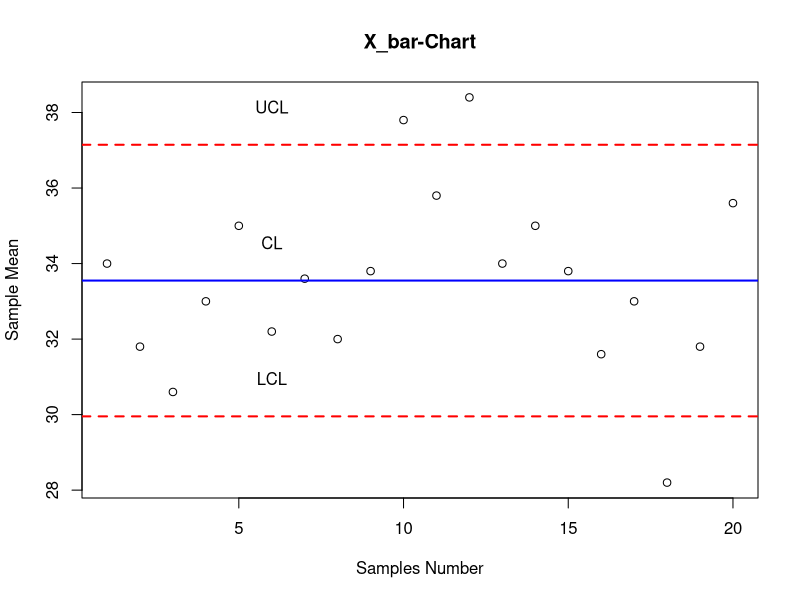
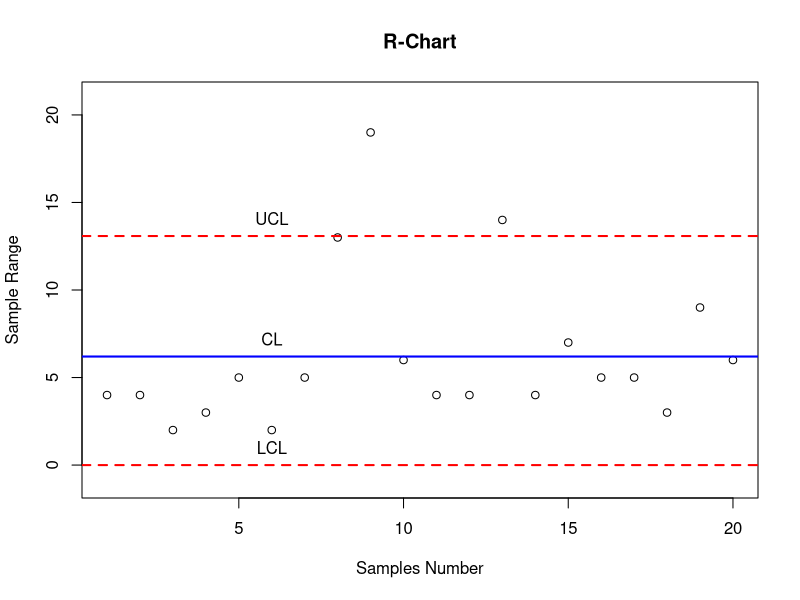

Recreate these plots in R, in order.
#Page no. 1.21
rm(list=ls(all=T))
x_bar<-c(34,31.8,30.6,33,35,32.2,33.6,32,33.8,37.8,35.8,38.4,34,35,33.8,31.6,33,28.2,31.8,35.6)
r<-c(4,4,2,3,5,2,5,13,19,6,4,4,14,4,7,5,5,3,9,6)
A_2<-0.58         
d_2<-2.326
D_3<-0             
D_4<-2.11
x_double_bar<-sum(x_bar)/length(x_bar)
x_double_bar
r_bar<-sum(r)/length(r)
r_bar
UCL_x<-x_double_bar+A_2*r_bar
UCL_x
LCL_x<-x_double_bar-A_2*r_bar
LCL_x
CL_x<-x_double_bar
CL_x

UCL_r<-D_4*r_bar
UCL_r
LCL_r<-D_3*r_bar
LCL_r     
CL_r<-r_bar
CL_r

plot(1:20,x_bar,main ="X_bar-Chart",xlab="Samples Number",ylab="Sample Mean")
abline(h=c(CL_x,LCL_x,UCL_x),col=c("blue","red","red"),lty=c(1,2,2),lwd=c(2,2,2))
text(c(6,6,6),c(CL_x+1,LCL_x+1,UCL_x+1),labels=c("CL","LCL","UCL"))

plot(1:20,r,main ="R-Chart",xlab="Samples Number",ylab="Sample Range",ylim=c(-1,21))
abline(h=c(CL_r,LCL_r,UCL_r),col=c("blue","red","red"),lty=c(1,2,2),lwd=c(2,2,2))
text(c(6,6,6),c(CL_r+1,LCL_r+1,UCL_r+1),labels=c("CL","LCL","UCL"))

outliers_Xbar_chart<-c(x_bar[(x_bar>UCL_x)],x_bar[x_bar<LCL_x])
outliers_Xbar_chart
outliers_R_chart<-c(r[r>UCL_r],r[r<LCL_r])
outliers_R_chart

x_double_bar_rev<-(sum(x_bar)-sum(outliers_Xbar_chart))/(length(x_bar)-length(outliers_Xbar_chart))
x_double_bar_rev

r_bar_rev<-(sum(r)-sum(outliers_R_chart))/(length(r)-length(outliers_R_chart))
r_bar_rev

UCL_x_rev<-x_double_bar_rev+A_2*r_bar_rev;UCL_x_rev
LCL_x_rev<-x_double_bar_rev-A_2*r_bar_rev;LCL_x_rev
UCL_r_rev<-D_4*r_bar_rev;UCL_r_rev
LCL_r_rev<-D_3*r_bar_rev;LCL_r_rev

sigma_cap<-r_bar_rev/d_2;sigma_cap
UNSL<-x_double_bar_rev+3*sigma_cap;UNSL
LNSL<-x_double_bar_rev-3*sigma_cap;LNSL

#"The answer may slightly vary due to rounding off values."   
